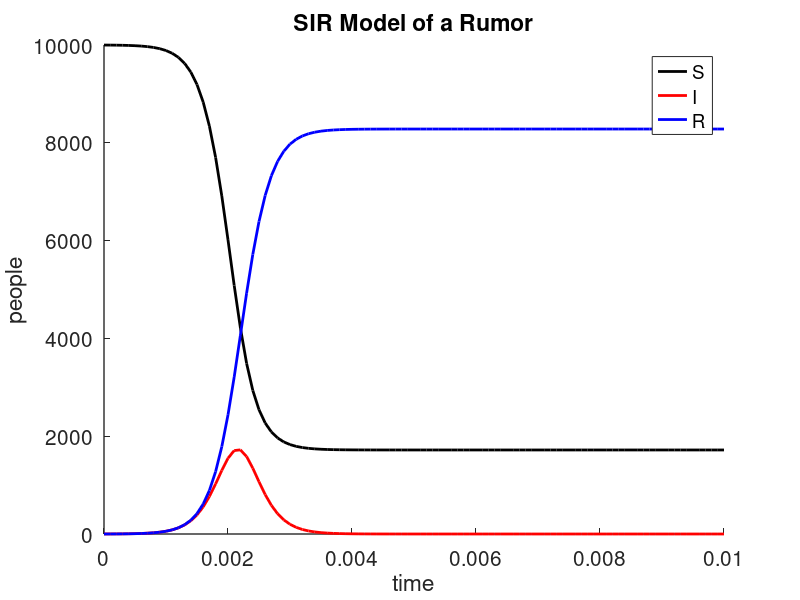

Write MATLAB code to recreate this figure.
% Computes and plots solution curves for the SIR model of a rumor 
% using Euler's method.

%% Initialize parameters and functions

N = 10000;      % population
T = 0.01;       % total time

% Probabilities should be in [0, 1]
alpha = 0.5;    % spreading coefficient
beta = 0.5;     % quashing coefficient

h = 0.0001;     % step size for Euler's method

% System of differential equations
Sprime = @(S, I, R)(-S*I);
Iprime = @(S, I, R)(alpha*S*I - beta*I*(I + R));
Rprime = @(S, I, R)((1-alpha)*S*I + beta*I*(I + R));

% Initial condition
I1 = 1;

%% Compute solutions

npts = T/h + 1;

S = zeros(npts, 1);
I = zeros(npts, 1);
R = zeros(npts, 1);

S(1) = N - I1;
I(1) = I1;
R(1) = 0;

for ii=2:npts
    S(ii) = S(ii-1) + h*Sprime(S(ii-1), I(ii-1), R(ii-1));
    I(ii) = I(ii-1) + h*Iprime(S(ii-1), I(ii-1), R(ii-1));
    R(ii) = R(ii-1) + h*Rprime(S(ii-1), I(ii-1), R(ii-1));
end

%% Plot solution curves

tt = linspace(0, T, npts);

clf;

hold all;

set(gca, 'FontSize', 15, 'LineWidth', 1);

plot(tt, S, 'k', 'LineWidth', 2);
plot(tt, I, 'r', 'LineWidth', 2);
plot(tt, R, 'b', 'LineWidth', 2);

axis([0, T, 0, N]);
title('SIR Model of a Rumor');
xlabel('time');
ylabel('people');
legend('S', 'I', 'R');

hold off;